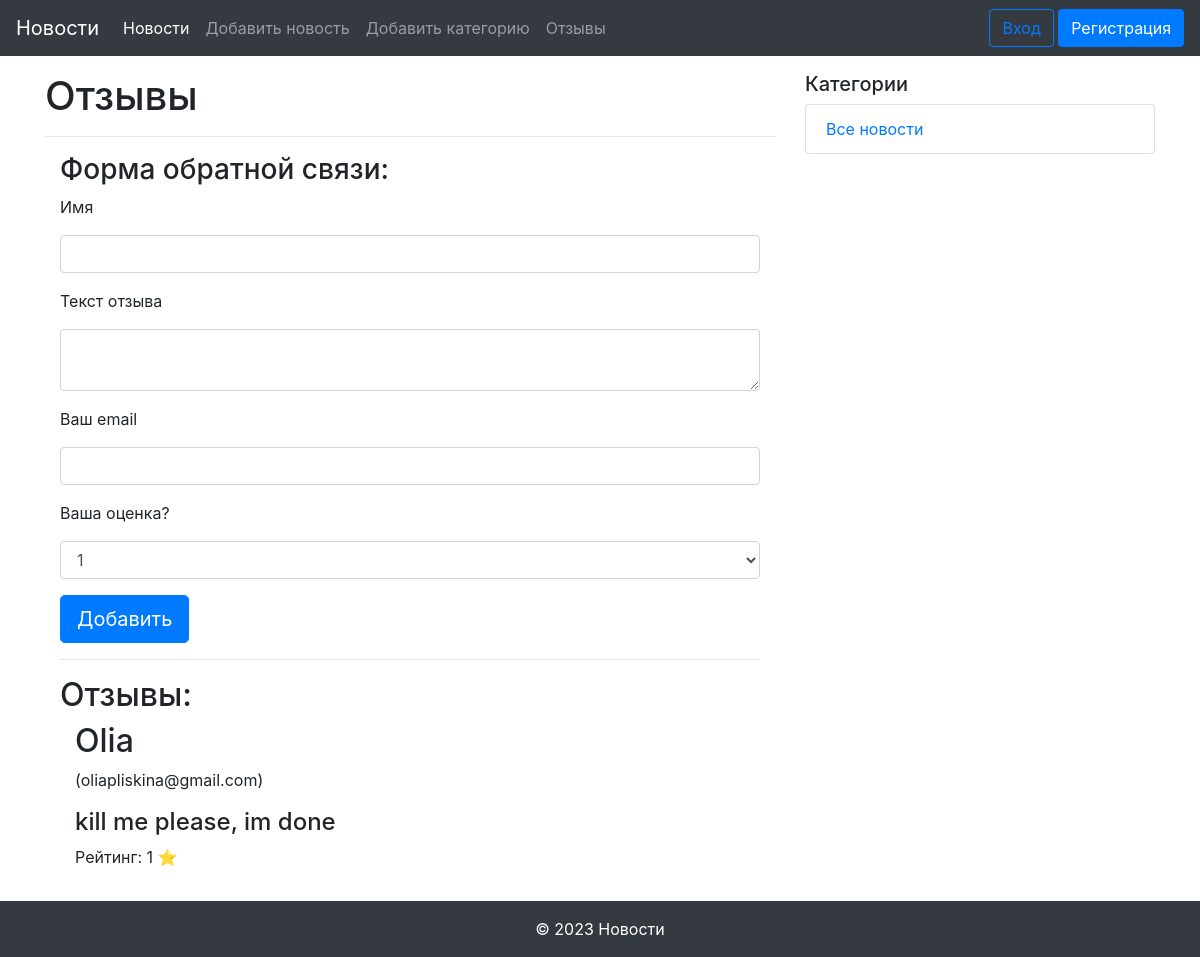
The page /feedback/ on the database its author committed.
### models.py (models this page shows, shortened)
class Feedback(db.Model):
    id = db.Column(db.Integer, primary_key=True)
    name = db.Column(db.String(255), nullable=False)
    text = db.Column(db.Text, nullable=False)
    email = db.Column(db.String(64), nullable=True)
    rating = db.Column(db.Integer, nullable=True)

### views.py (the view, shortened to what this page needs)
@app.route('/feedback/', methods=['GET', 'POST'])
def feedback():
    form = FeedbackForm()
    feedbacks = Feedback.query.all()
    return render_template('feedback.html', form=form, feedbacks=feedbacks)

### forms.py
class FeedbackForm(FlaskForm):
    name = StringField('Имя', validators=[DataRequired(message="Поле не должно быть пустым")])
    text = TextAreaField('Текст отзыва', validators=[DataRequired(message="Поле не должно быть пустым")])
    email = EmailField('Ваш email', validators=[Optional()])
    rating = SelectField('Ваша оценка?', choices=[1, 2, 3, 4, 5])
    submit = SubmitField('Добавить')

### templates/feedback.html (shortened to what this page needs)
{% extends "base.html" %}
{% block content %}
<!DOCTYPE html>
<html lang="ru">
<head>
    <link rel="stylesheet" href="{{ url_for('static', filename='css/bootstrap.min.css') }}">
</head>
<body>
<h1>Отзывы</h1>
<hr>
<div class="container my-3">
    <form action="" method="POST" novalidate>
        <h3>Форма обратной связи:</h3>
        <div class="form-group">
            <label>{{ form.name.label }}</label>
            {{ form.name(class="form-control") }}
        </div>
        <div class="form-group">
            <label>{{ form.text.label }}</label>
            {{ form.text(class="form-control") }}
        </div>
        <div class="form-group">
            <label>{{ form.email.label }}</label>
            {{ form.email(class="form-control") }}
        </div>
        <div class="form-group">
            <label>{{ form.rating.label }}</label>
            {{ form.rating(class="form-control") }}
        </div>
        {{ form.submit(class="btn btn-primary btn-lg") }}
    </form>
    <hr>
    <h2>Отзывы:</h2>
    {% for feedback in feedbacks %}
    <div class="col-md-5">
        <h2>{{ feedback.name }}</h2><p> ({{ feedback.email or 'No email' }})</p>
        <h4>{{ feedback.text }}</h4>
        <p>Рейтинг: {{ feedback.rating }} <span>⭐</span></p>
    </div>
    {% endfor %}
</div>
</body>
</html>
{% endblock content %}

### rows shown on the page
Feedback: name "Olia", email "oliapliskina@gmail.com", text "kill me please, im done", rating "1"
